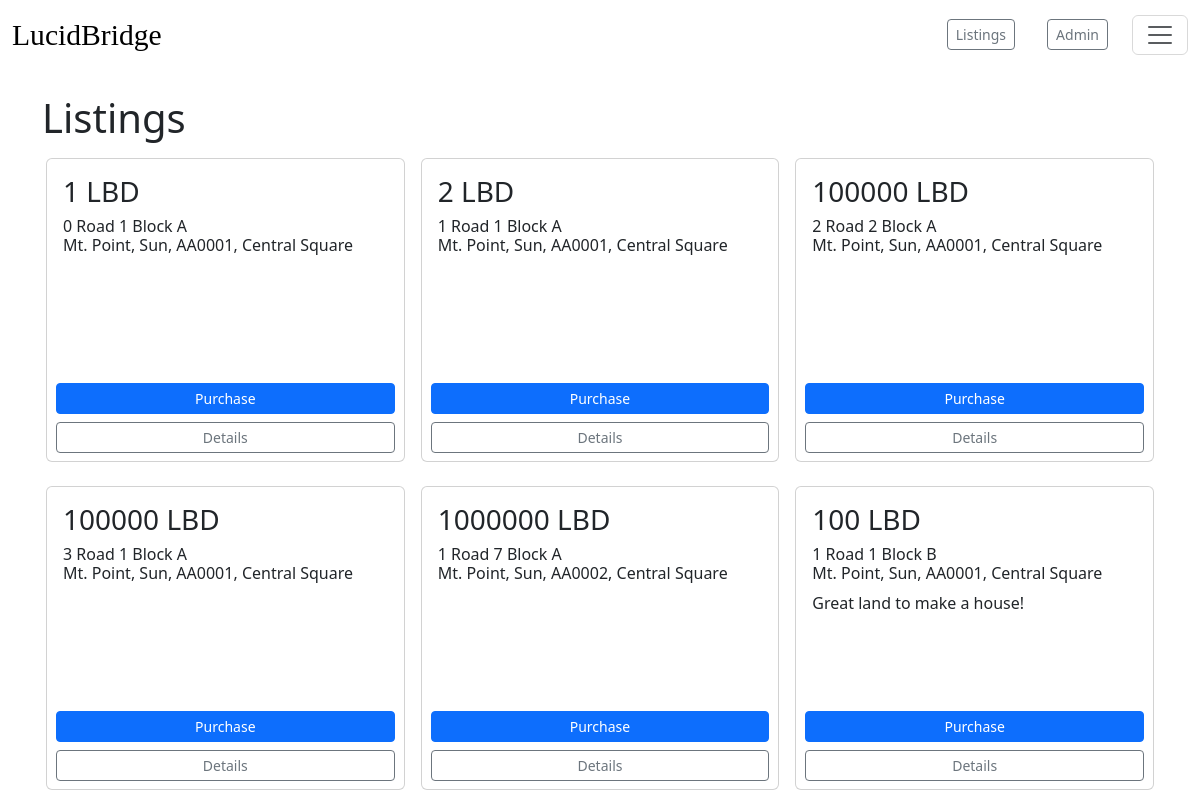
/listings/, run on an earlier commit of the app's database.
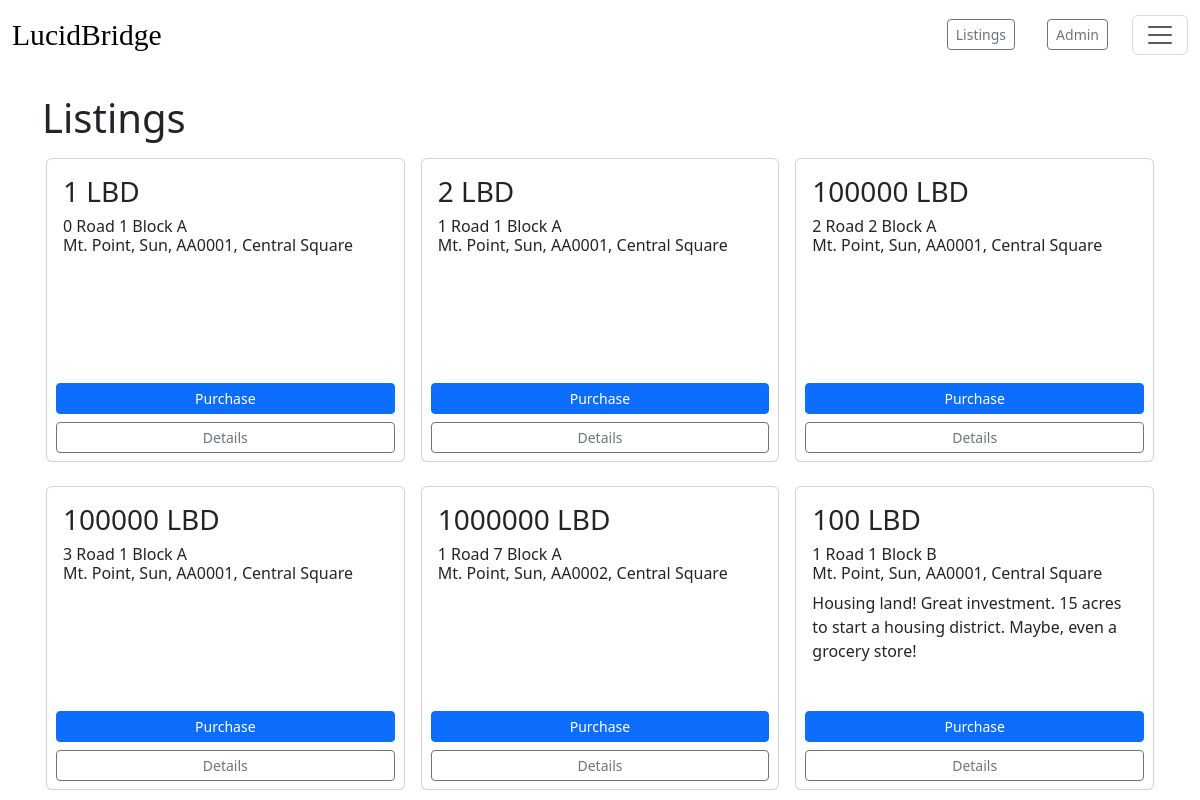
And on a later commit of the database.
### payments/models.py (models this page shows)
class Listing(models.Model):
    created_at = models.DateTimeField(auto_now_add=True, blank=True)
    name = models.CharField(max_length=100, help_text="Name of the property, street specifically, again.")
    property_type = models.CharField(max_length=500, choices=property_type_choices)
    square_feet = models.CharField(max_length=100, blank=True)
    lot_size = models.CharField(max_length=100, blank=True)
    stories = models.CharField(max_length=100, blank=True)
    bedrooms = models.CharField(max_length=100, blank=True)
    bathrooms = models.CharField(max_length=100, blank=True)
    street = models.CharField(max_length=500)
    city = models.CharField(max_length=100)
    zip = models.CharField(max_length=100, blank=True)
    state = models.CharField(max_length=100, blank=True)
    territory = models.CharField(max_length=100)
    price = models.IntegerField()
    image = models.URLField(blank=True)
    front_description = models.TextField(blank=True, max_length=100, help_text='Listings page description. Short description of property')
    back_description = models.TextField(blank=True, max_length=1000, help_text='Detailed description. Long description of property')
    Owner = models.ForeignKey(User, on_delete=models.CASCADE)
    def get_absolute_url(self):
        path = reverse('propdetails', args=[self.pk])
        return path

### payments/views.py (the view)
# urls.py: path("listings/" , views.listonsale, name='listings-page', ),
def listonsale(request):
    listings = Listing.objects.all()
    return render(request, 'listings.html', {'listings': listings})

### payments/templates/listings.html (shortened to what this page needs)
{% extends "base.html" %}
{% block content %}
<br>
  <h1>Listings</h1>
    <div class="row row-cols-1 row-cols-sm-1 row-cols-md-3 g-2">
        {% for listing in listings %}
        <div class="col-sm-4 p-2">
          <div class="card" style="max-width: 26em; height: 19em">
            <div class="card-body">
              <h3>{{listing.price}} LBD</h3>
              <h6 class="card-title">{{ listing.street }} <br>{{listing.city}}, {{listing.state}}, {{listing.zip}}, {{listing.territory}}</h6>
              <p class="card-text ">{{listing.front_description}} </p>
            </div>
            <form method="post" action="/listing/buy">
              <div style="text-align:center;">
                <input type="submit" value="Purchase" class="btn btn-sm btn-primary mt-2 my-0" style="display:inline-block; width: 95%;">
              </div>
            </form>
            <div style="text-align:center;">
              <a href="{{ listing.get_absolute_url }}" class="btn btn-sm btn-outline-secondary mt-2 mb-2 d-block mx-auto" style="width: 95%;">Details</a>
            </div>
          </div>
        </div>
        <br>
    {% endfor %}
    </div>
{% endblock %}

What changed in the data, as far as the page shows it:
changed Listing "1 Road 1 Block B": front_description "Great land to make a house!" → "Housing land! Great investment. 15 acres to start a housing district. Maybe, even a grocery store!"
